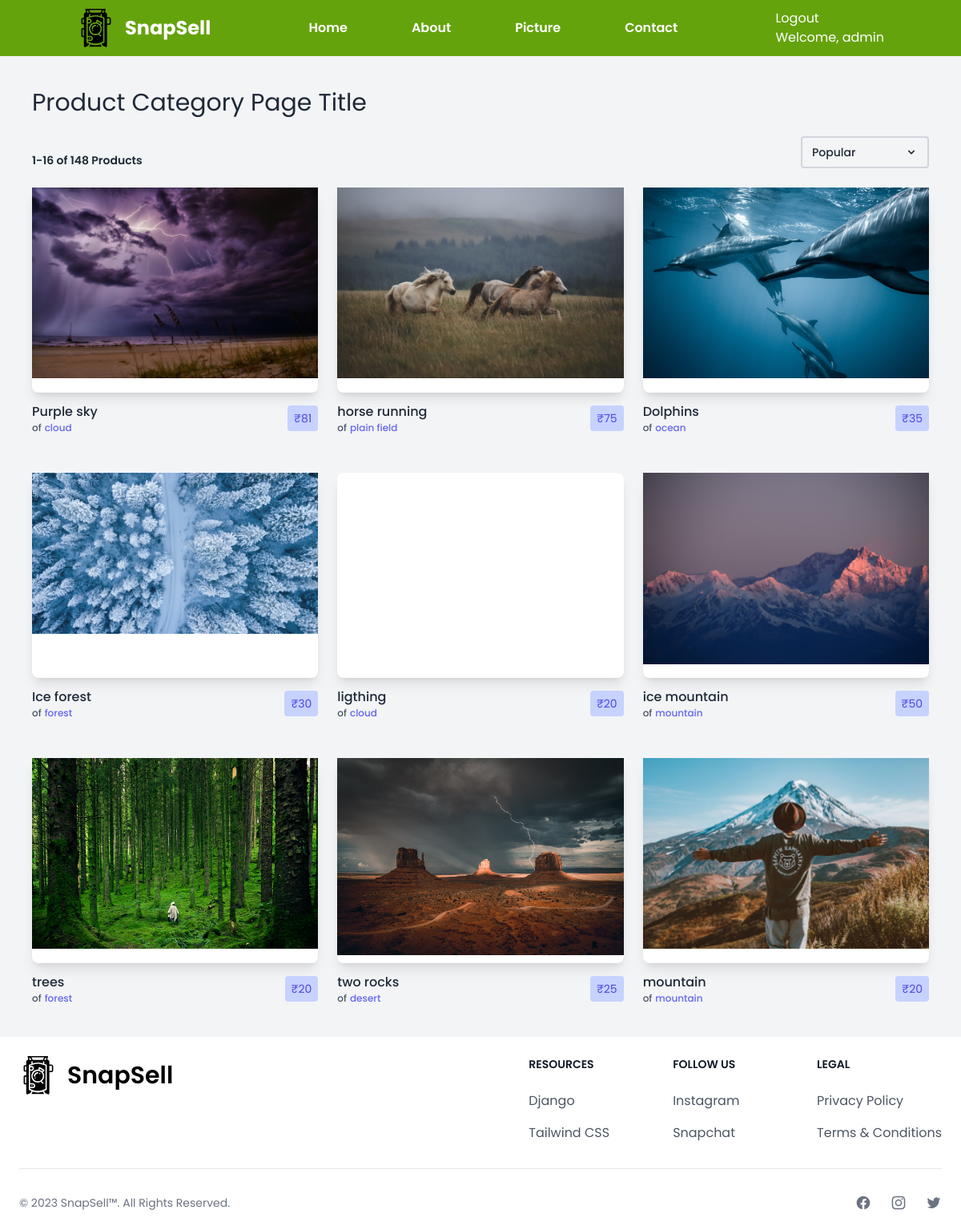
/picture/ (signed in), run on the app's committed database.
### shop/models.py (models this page shows, shortened)
class Product(models.Model):
    product_id = models.AutoField
    product_name=models.CharField(max_length=50)
    category=models.CharField(max_length=50,default="")
    subcategory=models.CharField(max_length=50)
    price=models.IntegerField()
    desc=models.CharField(max_length=50)
    pub_date=models.DateField()
    image=models.ImageField(upload_to="shop/images")

### shop/views.py (the view)
# urls.py: path('picture/',include('shop.urls')),
def picture (request):
    products = Product.objects.order_by('-id')[:]
    return render (request, 'shop/picture.html',{'products': products})

### templates/shop/picture.html (shortened to what this page needs)
{% extends 'base.html' %}
{% block body %}
    <section class="flex flex-col w-screen min-h-screen p-10 mt-[70px] bg-gray-100 text-gray-800">
        <h1 class="text-3xl">Product Category Page Title</h1>
        <div class="flex flex-col sm:flex-row sm:items-end sm:justify-between mt-6">
            <span class="text-sm font-semibold">1-16 of 148 Products</span>
            <button class="relative text-sm focus:outline-none group mt-4 sm:mt-0">
                <div class="flex items-center justify-between w-40 h-10 px-3 border-2 border-gray-300 rounded hover:bg-gray-300">
                    <span class="font-medium">
                        Popular
                    </span>
                    <svg class="w-4 h-4" xmlns="http://www.w3.org/2000/svg" viewBox="0 0 20 20" fill="currentColor">
                        <path fill-rule="evenodd" d="M5.293 7.293a1 1 0 011.414 0L10 10.586l3.293-3.293a1 1 0 111.414 1.414l-4 4a1 1 0 01-1.414 0l-4-4a1 1 0 010-1.414z" clip-rule="evenodd" />
                    </svg>
                </div>
            </button>
        </div>
        <div class="grid 2xl:grid-cols-5 xl:grid-cols-4 lg:grid-cols-3 sm:grid-cols-2 grid-cols-1 gap-x-6 gap-y-12 w-full mt-6">
             {% for product in products %}
             <div>
                <a href="#" class="block h-64 rounded-lg shadow-lg bg-white">
                    <img src="/media/{{product.image}}" alt="">
                </a>
                <div class="flex items-center justify-between mt-3">
                    <div>
                        <a href="#" class="font-medium">{{product.product_name}}</a>
                        <a class="flex items-center" href="#">
                            <span class="text-xs font-medium text-gray-600">of</span>
                            <span class="text-xs font-medium ml-1 text-indigo-500">{{product.subcategory}}</span>
                        </a>
                    </div>
                    <span class="flex items-center h-8 bg-indigo-200 text-indigo-600 text-sm px-2 rounded">&#8377;{{product.price}}</span>
                </div>
            </div>
            {% endfor %}
</section>
{% endblock body %}

### templates/base.html (shortened to what this page needs)
{% load static tailwind_tags %}
<!DOCTYPE html>
<html lang="en">
<head>
{% tailwind_css %}
</head>
<body class="font-['poppins']">
    <header class="bg-lime-600 text-white fixed top-0 left-0 right-0 z-10">
        <nav class="flex justify-between items-center w-[84%] mx-auto h-[70px]">
            <div class="flex items-center gap-3">
                <img class="w-12 h-14" src="/static/images/logo.svg" alt="">
                <h1 class="font-bold text-2xl">SnapSell</h1>
            </div>
            <div class="">
                <ul class="flex items-center gap-[2vw] font-semibold">
                    <li class="hover:bg-black rounded mx-5 px-2 py-1 transition duration-500 ease-in-out"><a class="" href="/">Home</a></li>
                    <li class="hover:bg-black rounded mx-5 px-2 py-1 transition duration-500 ease-in-out"><a class="" href="{% url 'about' %}">About</a></li>
                    <li class="hover:bg-black rounded mx-5 px-2 py-1 transition duration-500 ease-in-out"><a class="" href="{% url 'picture' %}">Picture</a></li>
                    <li class="hover:bg-black rounded mx-5 px-2 py-1 transition duration-500 ease-in-out"><a class="" href="{% url 'contact' %}">Contact</a></li>
                </ul>
            </div>
            <div>
                <ul>
                    {% if user.is_authenticated %}
      <li class="nav-item">
        <a class="nav-link" href="/logout">Logout</a>
      </li>
      <li class="nav-item">
        <a class="nav-link" href="/logout">Welcome, {{user.username}}</a>
      </li>
      {% else %}
      <li class="bg-black text-white hover:text-black hover:bg-white rounded mx-5 px-2 py-1 transition duration-500 ease-in-out"><a class="" href="{% url 'signin' %}">login/Signup</a></li>
      {% endif %}
                </ul>
</div>
        </nav>
    </header>
    <main>
        {% block body %}{% endblock body %}
    </main>
<footer class="p-4 bg-white sm:p-6 dark:bg-gray-900">
    <div class="md:flex md:justify-between">
        <div class="mb-6 md:mb-0">
            <a href="/" class="flex items-center">
                <img src="/static/images/logo.svg" class="h-12 w-12 mr-3" alt="SnapSell Logo" />
                <span class="self-center text-3xl font-semibold whitespace-nowrap dark:text-white">SnapSell</span>
            </a>
        </div>
        <div class="grid grid-cols-2 gap-8 sm:gap-6 sm:grid-cols-3">
            <div>
                <h2 class="mb-6 text-sm font-semibold text-gray-900 uppercase dark:text-white">Resources</h2>
                <ul class="text-gray-600 dark:text-gray-400">
                    <li class="mb-4">
                        <a href="###" class="hover:underline">Django</a>
                    </li>
                    <li>
                        <a href="https://tailwindcss.com/" class="hover:underline">Tailwind CSS</a>
                    </li>
                </ul>
            </div>
            <div>
                <h2 class="mb-6 text-sm font-semibold text-gray-900 uppercase dark:text-white">Follow us</h2>
                <ul class="text-gray-600 dark:text-gray-400">
                    <li class="mb-4">
                        <a href="###" class="hover:underline ">Instagram</a>
                    </li>
                    <li>
                        <a href="###" class="hover:underline">Snapchat</a>
                    </li>
                </ul>
            </div>
            <div>
                <h2 class="mb-6 text-sm font-semibold text-gray-900 uppercase dark:text-white">Legal</h2>
                <ul class="text-gray-600 dark:text-gray-400">
                    <li class="mb-4">
                        <a href="#" class="hover:underline">Privacy Policy</a>
                    </li>
                    <li>
                        <a href="#" class="hover:underline">Terms &amp; Conditions</a>
                    </li>
                </ul>
            </div>
        </div>
    </div>
    <hr class="my-6 border-gray-200 sm:mx-auto dark:border-gray-700 lg:my-8" />
    <div class="sm:flex sm:items-center sm:justify-between">
        <span class="text-sm text-gray-500 sm:text-center">© 2023 <a href="/" class="hover:underline">SnapSell™</a>. All Rights Reserved.
        </span>
        <div class="flex mt-4 space-x-6 sm:justify-center sm:mt-0">
            <a href="#" class="text-gray-500 hover:text-gray-900 dark:hover:text-white">
            </a>
            <a href="#" class="text-gray-500 hover:text-gray-900 dark:hover:text-white">
            </a>
            <a href="#" class="text-gray-500 hover:text-gray-900 dark:hover:text-white">
            </a>
        </div>
    </div>
</footer>
</body>
</html>

### data on the page
Product: image (picture), product_name "Purple sky", subcategory "cloud", price "81"
Product: image (picture), product_name "horse running", subcategory "plain field", price "75"
Product: image (picture), product_name "Dolphins", subcategory "ocean", price "35"
Product: image (picture), product_name "Ice forest", subcategory "forest", price "30"
Product: product_name "ligthing", subcategory "cloud", price "20"
Product: image (picture), product_name "ice mountain", subcategory "mountain", price "50"
Product: image (picture), product_name "trees", subcategory "forest", price "20"
Product: image (picture), product_name "two rocks", subcategory "desert", price "25"
Product: image (picture), product_name "mountain", subcategory "mountain", price "20"

### other printed values
{{ user.username }} "admin"
